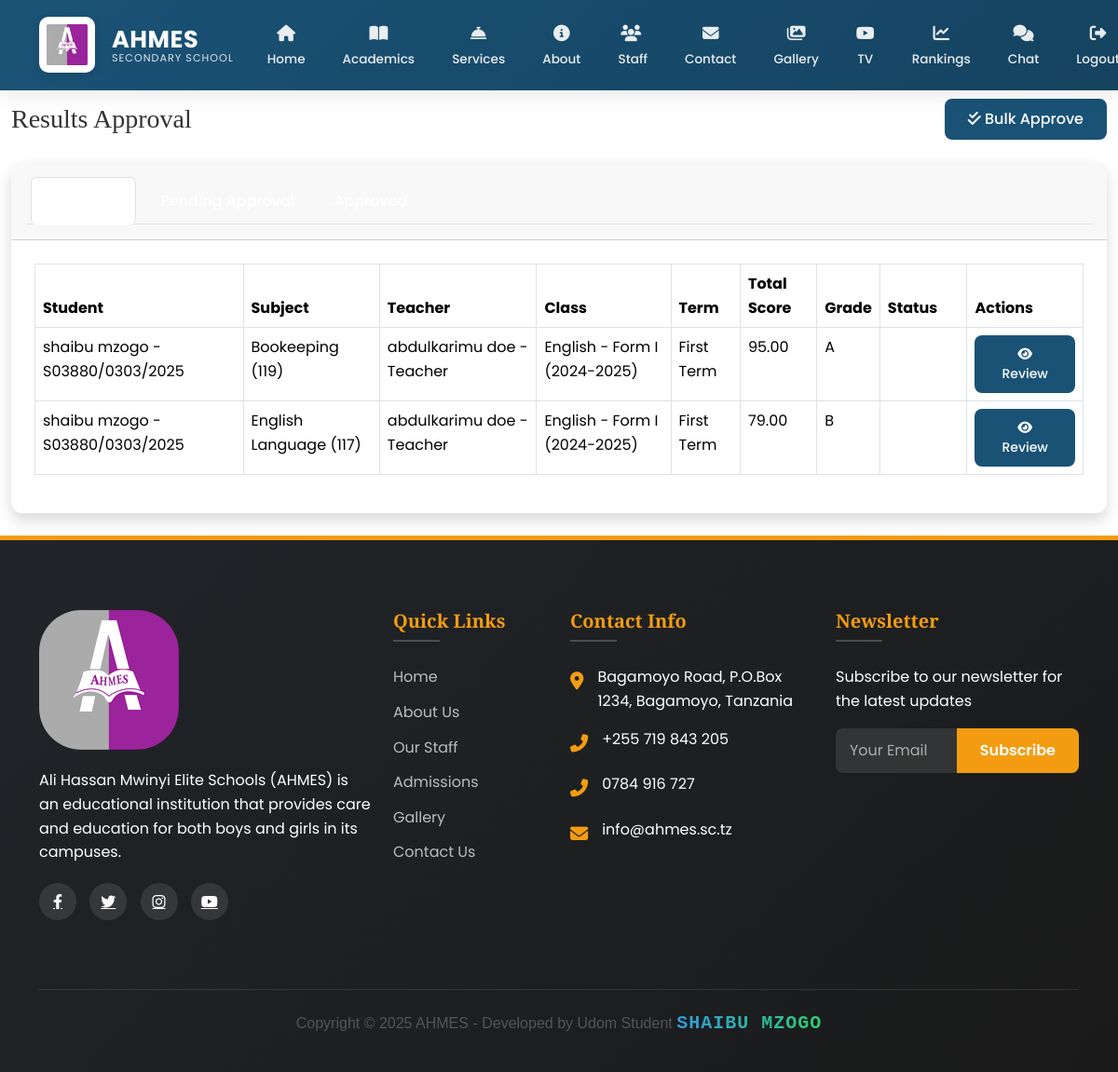
/ad/results/ (signed in), run on the app's committed database.
### main/models.py (models this page shows, shortened)
class Result(models.Model):
    TERM_CHOICES = [('1','First Term'),('2','Second Term')]
    student = models.ForeignKey(Student, on_delete=models.CASCADE, related_name='results')
    subject = models.ForeignKey(Subject, on_delete=models.CASCADE)
    school_class = models.ForeignKey(SchoolClass, on_delete=models.CASCADE)
    term = models.CharField(max_length=1, choices=TERM_CHOICES)
    academic_year = models.CharField(max_length=20)
    week_number = models.PositiveSmallIntegerField()
    exam_score = models.DecimalField(max_digits=5, decimal_places=2)
    total_score = models.DecimalField(max_digits=5, decimal_places=2, editable=False)
    grade = models.CharField(max_length=2, editable=False)
    remark = models.CharField(max_length=100, editable=False)
    teacher = models.ForeignKey(StaffMember, on_delete=models.CASCADE, related_name='results_given')
    is_approved = models.BooleanField(default=False)
    approved_by = models.ForeignKey(User, null=True, blank=True, on_delete=models.SET_NULL, related_name='approved_results')
    date_approved = models.DateTimeField(null=True, blank=True)
    class Meta:
        unique_together = ('student','subject','term','academic_year','week_number')

class Student(models.Model):
    GENDER_CHOICES = [
        ('M', 'Male'),
        ('F', 'Female'),
    ]
    user = models.OneToOneField(
        User,
        on_delete=models.CASCADE,
        related_name='student_profile',
        null=True,
        blank=True
    )
    first_name = models.CharField(max_length=100)
    middle_name = models.CharField(max_length=100, blank=True)
    last_name = models.CharField(max_length=100)
    gender = models.CharField(max_length=1, choices=GENDER_CHOICES)
    date_of_birth = models.DateField()
    admission_number = models.CharField(max_length=20, unique=True)
    campus = models.ForeignKey(
        Campus,
        on_delete=models.CASCADE,
        related_name='students'
    )
    level = models.ForeignKey(
        Level,
        on_delete=models.CASCADE,
        related_name='students'
    )
    admission_date = models.DateField()
    parent = models.ForeignKey(
        Parent,
        on_delete=models.CASCADE,
        related_name='students',
        null=True,
        blank=True
    )
    profile_picture = CloudinaryField(
        'students/profile_pictures',
        folder="school/students/profile_pictures",
        transformation={'quality': 'auto:good', 'width': 300, 'height': 300, 'crop': 'fill'},
        blank=True,
        null=True
    )
    created_at = models.DateTimeField(auto_now_add=True)
    updated_at = models.DateTimeField(auto_now=True)
    def __str__(self):
        return f"{self.first_name} {self.last_name} - {self.admission_number}"
    class Meta:
        ordering = ['-created_at']
        verbose_name = 'Student'
        verbose_name_plural = 'Students'

class Subject(models.Model):
    name = models.CharField(max_length=100)
    code = models.CharField(max_length=20, unique=True)
    description = models.TextField(blank=True)
    level = models.ForeignKey(Level, on_delete=models.CASCADE, related_name='subjects')
    def __str__(self):
        return f"{self.name} ({self.code})"

class StaffMember(models.Model):
    POSITION_CHOICES = [
        ('Teacher', 'Teacher'),
        ('Administrator', 'Administrator'),
        ('Support', 'Support Staff'),
    ]
    user = models.OneToOneField(
        User,
        on_delete=models.CASCADE,
        related_name='staff_profile',
        null=True,
        blank=True
    )
    first_name = models.CharField(max_length=100)
    middle_name = models.CharField(max_length=100, blank=True)
    last_name = models.CharField(max_length=100)
    position = models.CharField(max_length=50, choices=POSITION_CHOICES)
    office_number = models.CharField(max_length=20, blank=True)
    office_location = models.CharField(max_length=200, blank=True)
    specialization = models.CharField(max_length=200)
    campus = models.ForeignKey(
        Campus,
        on_delete=models.CASCADE,
        related_name='staff_members'
    )
    phone = models.CharField(max_length=20)
    email = models.EmailField()
    joined_date = models.DateField()
    image = CloudinaryField('staff', folder="school/staff",
                          transformation={'quality': 'auto:good'})
    created_at = models.DateTimeField(auto_now_add=True)
    updated_at = models.DateTimeField(auto_now=True)
    def __str__(self):
        return f"{self.first_name} {self.last_name} - {self.position}"
    class Meta:
        ordering = ['-created_at']
        verbose_name = 'Staff Member'
        verbose_name_plural = 'Staff Members'

class SchoolClass(models.Model):
    name = models.CharField(max_length=100)
    level = models.ForeignKey(Level, on_delete=models.CASCADE)
    teacher = models.ForeignKey(StaffMember, on_delete=models.CASCADE)
    students = models.ManyToManyField(Student)
    academic_year = models.CharField(max_length=20)
    created_at = models.DateTimeField(auto_now_add=True)
    updated_at = models.DateTimeField(auto_now=True)
    def __str__(self):
        return f"{self.name} - {self.level.name} ({self.academic_year})"

class Level(models.Model):
    name = models.CharField(max_length=100)
    description = models.TextField()

### main/views.py (the view)
# urls.py: path('ad/results/', views.admin_result_dashboard, name='admin_result_dashboard'),
@login_required
@user_passes_test(is_academic_admin)
def admin_result_dashboard(request):
    status = request.GET.get('status', None)
    results = Result.objects.all()
    if status == 'pending':
        results = results.filter(is_approved=False)
        title = "Pending Approval Results"
    elif status == 'approved':
        results = results.filter(is_approved=True)
        title = "Approved Results"
    else:
        title = "All Results"
    if status == 'approved':
        results = results.order_by('-date_approved')
    else:
        results = results.order_by('-id')  # or another field you want to sort by
    paginator = Paginator(results, 25)  # Show 25 results per page
    page_number = request.GET.get('page')
    page_obj = paginator.get_page(page_number)
    return render(request, 'academics/admin_result_dashboard.html', {
        'results': page_obj,
        'title': title,
        'is_paginated': paginator.num_pages > 1,
    })

### main/context_processors.py (called while the page is built)
def admin_counts(request):
    if request.user.is_authenticated and request.user.is_admin:
        return {
            'pending_comments': Comment.objects.filter(is_approved=False).count(),
            'gallery_count': Gallery.objects.count(),
        }
    return {}

def unread_messages_count(request):
    if request.user.is_authenticated:
        count = Message.objects.filter(
            conversation__participants=request.user,
            is_read=False
        ).exclude(
            sender=request.user
        ).count()
        print(f"DEBUG: Unread messages count for {request.user}: {count}")  # Debug output
        return {'unread_messages_count': count}
    return {}

### main/models.py (called while the page is built)
    def __str__(self):
        return self.username

### main/views.py (called while the page is built)
def is_academic_admin(user):
    return user.is_authenticated and (
        user.is_admin or
        (hasattr(user, 'staff_profile') and user.staff_profile.position == 'Administrator')
    )

### main/templates/academics/admin_result_dashboard.html (shortened to what this page needs)
{% extends 'main/base.html' %}
{% load static %}
{% block content %}
<div class="container-fluid">
  <div class="d-sm-flex align-items-center justify-content-between mb-4">
    <h1 class="h3 mb-0 text-gray-800">Results Approval</h1>
    <a href="{% url 'bulk_approve_results' %}" class="btn btn-primary">
      <i class="fas fa-check-double mr-2"></i> Bulk Approve
    </a>
  </div>
  <div class="card shadow mb-4">
    <div class="card-header py-3">
      <ul class="nav nav-tabs">
        <li class="nav-item" >
          <a class="nav-link {% if not request.GET.status %}active{% endif %}"
             href="{% url 'admin_result_dashboard' %}" >
          </a>
        </li>
        <li class="nav-item">
          <a class="nav-link {% if request.GET.status == 'pending' %}active{% endif %}"
             href="{% url 'admin_result_dashboard' %}?status=pending">
          </a>
        </li>
        <li class="nav-item">
          <a class="nav-link {% if request.GET.status == 'approved' %}active{% endif %}"
             href="{% url 'admin_result_dashboard' %}?status=approved">
          </a>
        </li>
      </ul>
    </div>
    <div class="card-body">
      <div class="table-responsive">
        <table class="table table-bordered" width="100%" cellspacing="0">
          <thead>
            <tr>
              <th>Student</th>
              <th>Subject</th>
              <th>Teacher</th>
              <th>Class</th>
              <th>Term</th>
              <th>Total Score</th>
              <th>Grade</th>
              <th>Status</th>
              <th>Actions</th>
            </tr>
          </thead>
          <tbody>
            {% for result in results %}
            <tr>
              <td>{{ result.student }}</td>
              <td>{{ result.subject }}</td>
              <td>{{ result.teacher }}</td>
              <td>{{ result.school_class }}</td>
              <td>{{ result.get_term_display }}</td>
              <td>{{ result.total_score }}</td>
              <td>{{ result.grade }}</td>
              <td>
                {% if result.is_approved %}
                  <span class="badge badge-success">Approved</span>
                {% else %}
                  <span class="badge badge-warning">Pending</span>
                {% endif %}
              </td>
              <td>
                <a href="{% url 'review_result' result.id %}" class="btn btn-sm btn-primary">
                  <i class="fas fa-eye"></i> Review
                </a>
              </td>
            </tr>
            {% empty %}
            <tr>
              <td colspan="9" class="text-center">No results found</td>
            </tr>
            {% endfor %}
          </tbody>
        </table>
      </div>
    </div>
  </div>
</div>
{% endblock %}

### data on the page
Result: student "shaibu mzogo - S03880/0303/2025", subject "Bookeeping (119)", teacher "abdulkarimu doe - Teacher", school_class "English - Form I (2024-2025)", term "First Term", total_score "95.00", grade "A"
Result: student "shaibu mzogo - S03880/0303/2025", subject "English Language (117)", teacher "abdulkarimu doe - Teacher", school_class "English - Form I (2024-2025)", term "First Term", total_score "79.00", grade "B"
